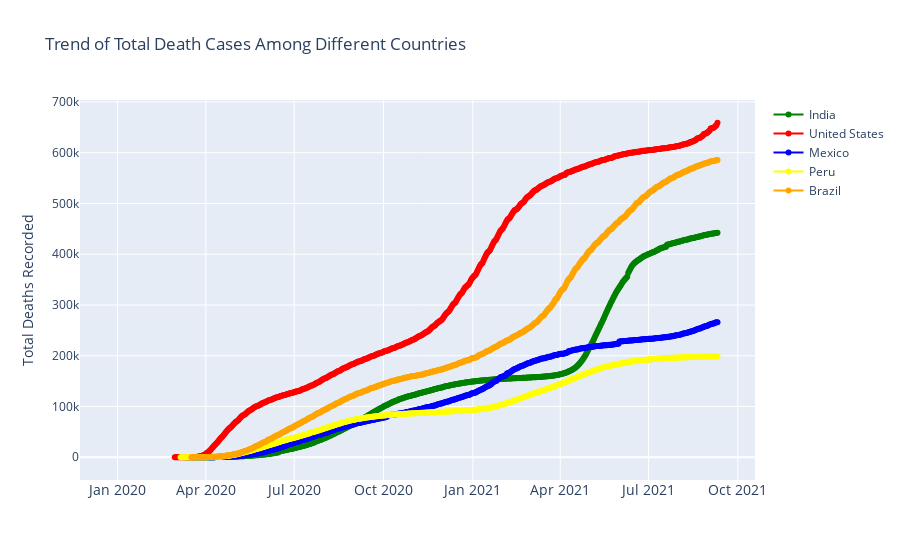

The notebook cell this image was saved under:
### Code cell
#Plotting the scatter plot to see the trends of total death cases in different countries
df = df_raw
df_India = df[df.location == 'India']
df_US = df[df.location == 'United States']
df_Mexico = df[df.location == 'Mexico']
df_Peru = df[df.location == 'Peru']
df_Brazil = df[df.location == 'Brazil']

fig = go.Figure()
fig.add_trace(go.Scatter(x=df_India['date'], y = df_India['total_deaths'], mode='lines+markers', name='India',line=dict(color='green', width=2)))

fig.add_trace(go.Scatter(x=df_US['date'], y = df_US['total_deaths'], mode='lines+markers', name='United States', line=dict(color='Red', width=2)))

fig.add_trace(go.Scatter(x=df_Mexico['date'], y = df_Mexico['total_deaths'], mode='lines+markers', name='Mexico', line=dict(color='blue', width=2)))

fig.add_trace(go.Scatter(x=df_Peru['date'], y =df_Peru['total_deaths'], mode='lines+markers', name='Peru', line=dict(color='yellow', width=2)))
fig.add_trace(go.Scatter(x=df_Brazil['date'], y =df_Brazil['total_deaths'], mode='lines+markers', name='Brazil', line=dict(color='orange', width=2)))

fig.update_layout(title='Trend of Total Death Cases Among Different Countries', xaxis_tickfont_size=14,yaxis=dict(title='Total Deaths Recorded'))
fig.show()

### Figure 1 — Plotly figure (JSON) as saved in the notebook; plotly's stock layout.template omitted (floating-point values rounded to 4 significant figures; data arrays with more than 128 entries replaced by an {"elided": "..."} marker saying what was removed)
{"data": [{"line": {"color": "green", "width": 2}, "mode": "lines+markers", "name": "India", "type": "scatter", "x": {"elided": "590 str values"}, "y": {"elided": "590 int values"}}, {"line": {"color": "Red", "width": 2}, "mode": "lines+markers", "name": "United States", "type": "scatter", "x": {"elided": "598 str values"}, "y": {"elided": "598 int values"}}, {"line": {"color": "blue", "width": 2}, "mode": "lines+markers", "name": "Mexico", "type": "scatter", "x": {"elided": "619 str values"}, "y": {"elided": "619 int values"}}, {"line": {"color": "yellow", "width": 2}, "mode": "lines+markers", "name": "Peru", "type": "scatter", "x": {"elided": "619 str values"}, "y": {"elided": "619 int values"}}, {"line": {"color": "orange", "width": 2}, "mode": "lines+markers", "name": "Brazil", "type": "scatter", "x": {"elided": "563 str values"}, "y": {"elided": "563 int values"}}], "layout": {"title": {"text": "Trend of Total Death Cases Among Different Countries"}, "xaxis": {"tickfont": {"size": 14}}, "yaxis": {"title": {"text": "Total Deaths Recorded"}}}}
